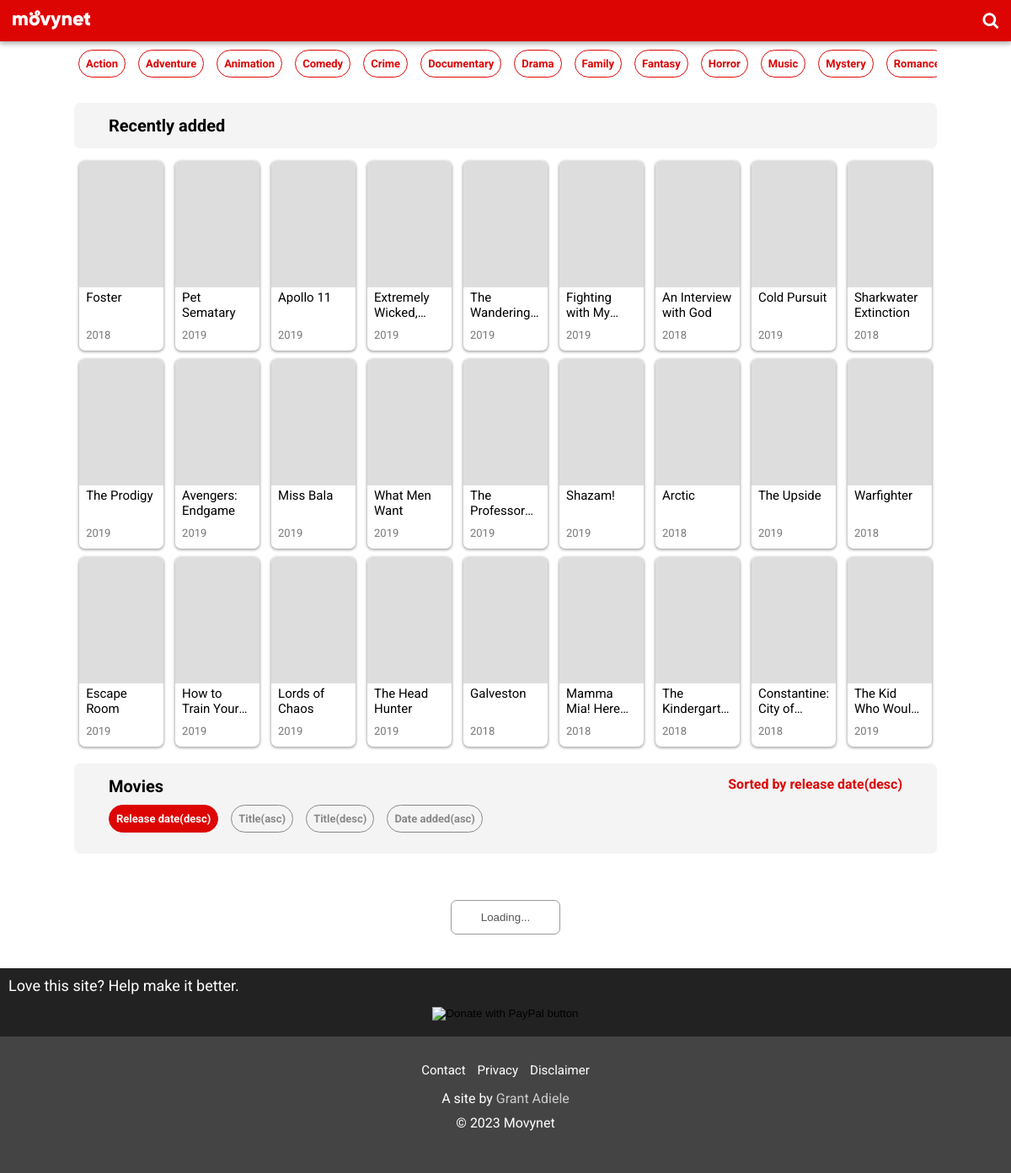
The page / on the database its author committed.
### tables this page shows
CREATE TABLE `_posts` (
  `id` int(11) NOT NULL,
  `movie_id` varchar(20) NOT NULL,
  `adult` varchar(20) NOT NULL,
  `backdrop_path` varchar(150) NOT NULL,
  `budget` varchar(50) NOT NULL,
  `genres` varchar(150) NOT NULL,
  `homepage` varchar(150) NOT NULL,
  `imdb_id` varchar(20) NOT NULL,
  `original_language` varchar(20) NOT NULL,
  `original_title` varchar(255) NOT NULL,
  `overview` text NOT NULL,
  `poster_path` varchar(150) NOT NULL,
  `production_companies` varchar(255) NOT NULL,
  `release_date` varchar(20) NOT NULL,
  `revenue` varchar(50) NOT NULL,
  `runtime` varchar(20) NOT NULL,
  `status` varchar(50) NOT NULL,
  `title` varchar(255) NOT NULL,
  `vote_average` varchar(20) NOT NULL,
  `vote_count` varchar(50) NOT NULL,
  `videos` text NOT NULL,
  `download_links` text NOT NULL,
  `download_links_info` text NOT NULL,
  `post_type` varchar(20) NOT NULL,
  `date_added` varchar(50) NOT NULL,
  `last_edited_on` varchar(50) NOT NULL,
  `posted_by` varchar(150) NOT NULL,
  `source` varchar(20) NOT NULL
);

### functions/autoload.php (called while the page is built, shortened)
<?php
function autoload($classname){
	$classArray = explode('\\', $classname);
	$class = array_pop($classArray);
	$dirname = strtolower(implode('/', $classArray));
	$path = __DIR__.'/../'.$dirname.'/'.$class.'.php';
}

### classes/Database.php (called while the page is built, shortened)
<?php
class Database{
	private static $_instance = null;
	private $_pdo, $_query, $_result, $_error = false;
	private function __construct(){
		try{
			$this->_pdo = new PDO('mysql:host='.DB_HOST.';dbname='.DB_NAME, DB_USERNAME, DB_PASSWORD);
		}catch(PDOException $e){
			exit($e->getMessage());
		}
	}
	public static function getInstance(){
		if(!isset(self::$_instance)){
			self::$_instance = new self();
		}
		return self::$_instance;
	}
	public function query($sql, $values = []){
		if($this->_query = $this->_pdo->prepare($sql)){
			if(is_array($values)){
				$x = 1;
				foreach($values as $key => $value){
					$this->_query->bindValue($x, $value);
					$x++;
				}
			}else{
				return "Array required on parameter 2.";
			}
		}
		if($this->_query->execute()){
			$this;
		}else{
			$this->_error = true;
		}
		return $this;
	}
	public function selectQuery($table, $columns = [], $conditions = []){
		$columnString = $whereString = $orderString = $limitString = '';
		$values = [];
		if(is_array($columns)){
			foreach($columns as $column => $value){
				$columnString .= "$value, ";
			}
			$columnString = rtrim($columnString, ', ');
		}else{
			return "Array required on parameter 2.";
		}
		if(is_array($conditions)){
			if(array_key_exists('ORDER', $conditions)){
				$orderString = 'ORDER BY ';
				foreach($conditions['ORDER'] as $key => $value){
					$orderString .= "$value, ";
				}
				$orderString = rtrim($orderString, ', ');
				$lowerOrderString = strtolower($orderString);
				$orderArray = explode(', ', $lowerOrderString);
				if(in_array('desc', $orderArray) || in_array('asc', $orderArray)){
					$str_pos = strrpos($orderString, ',');
					$orderString = substr_replace($orderString, '', $str_pos, 1);
				}
			}
			if(array_key_exists('LIMIT', $conditions)){
				$limitString = 'LIMIT ';
				foreach($conditions['LIMIT'] as $key => $value){
					$limitString .= "$value, ";
				}
				$limitString = rtrim($limitString, ', ');
			}
		}else{
			return "Array required on parameter 3.";
		}
		$sql = trim("SELECT {$columnString} FROM {$table} {$whereString} {$orderString} {$limitString}");
		if($this->query($sql, $values)){
			$this;
		}else{
			$this->_error = true;
		}
		return $this;
	}
	public function results(){
		return $this->_result = $this->_query->fetch(PDO::FETCH_ASSOC);
	}
}

### index.php (the view, shortened to what this page needs)
<?php
require_once __DIR__.'/functions/autoload.php';
$db = Database::getInstance();
$sorts_1 = $sorts_2 = $sorts_3 = $sorts_4 = '';
$selectQuery = $db->selectQuery('_posts', ['id', 'poster_path', 'release_date', 'title', 'post_type'], ['ORDER'=>['id', 'DESC'], 'LIMIT'=>[27]]);
if(!empty($_GET['sort'])){
	$sort = sanitize_input($_GET['sort']);
}else{
	$sort = 'r_d';
}
switch($sort){
	case 'r_d':
		$sortName = 'release date(desc)';
		$sorts_1 = 'class="active"';
		break;
}
?>
<!DOCTYPE html>
<html lang="en" prefix="website: http://ogp.me/ns/website#">
<head>
	<link rel="stylesheet" type="text/css" href="<?=SROOT?>assets/css/style.css" media="screen" title="no title" charset="utf-8">
	<link rel="stylesheet" type="text/css" href="<?=SROOT?>assets/css/media.style.css" media="screen" title="no title" charset="utf-8">
	<link rel="stylesheet" type="text/css" href="https://cdnjs.cloudflare.com/ajax/libs/font-awesome/4.7.0/css/font-awesome.min.css">
</head>
<body>
	<div class="main-container">
		<?php include_once __DIR__.'/includes/nav.php'; ?>
		<h1 class="overflow-flex-content-container genre-tray">
			<a href="<?=SROOT?>search.php?q=action&type=genre">Action</a>
			<a href="<?=SROOT?>search.php?q=adventure&type=genre">Adventure</a>
			<a href="<?=SROOT?>search.php?q=animation&type=genre">Animation</a>
			<a href="<?=SROOT?>search.php?q=comedy&type=genre">Comedy</a>
			<a href="<?=SROOT?>search.php?q=crime&type=genre">Crime</a>
			<a href="<?=SROOT?>search.php?q=documentary&type=genre">Documentary</a>
			<a href="<?=SROOT?>search.php?q=drama&type=genre">Drama</a>
			<a href="<?=SROOT?>search.php?q=family&type=genre">Family</a>
			<a href="<?=SROOT?>search.php?q=fantasy&type=genre">Fantasy</a>
			<a href="<?=SROOT?>search.php?q=horror&type=genre">Horror</a>
			<a href="<?=SROOT?>search.php?q=music&type=genre">Music</a>
			<a href="<?=SROOT?>search.php?q=mystery&type=genre">Mystery</a>
			<a href="<?=SROOT?>search.php?q=romance&type=genre">Romance</a>
		</h1>
		<div class="content-container">
			<section>
				<h2 class="content-category">Recently added</h2>
				<div class="grid-content-container">
				<?php while($data = $selectQuery->results()): ?>
					<?php $poster_path = TMDB_IMG_BASE_URL.PS.$data['poster_path']; ?>
					<?php if(!empty($data['release_date'])): ?>
						<?php $release_year = date('Y', strtotime($data['release_date'])); ?>
					<?php else: ?>
						<?php $release_year = emptyHandler($data['release_date']); ?>
					<?php endif; ?>
					<div class="grid-material-card">
						<a href="<?=SROOT?>view.php?vwid=<?=$data['id']?>&type=<?=$data['post_type']?>&from=home" class="grid-mc-link">
							<div class="material-card-img" style="background-image:url(<?=$poster_path?>)"></div>
							<div class="material-card-detail">
								<ul class="material-card-detail-ul">
									<li title="<?=$data['title']?>"><?=$data['title']?></li>
									<li><?=$release_year?></li>
								</ul>
							</div>
						</a>
					</div>
				<?php endwhile; ?>
				</div>
			</section>
			<section>
				<h2 class="content-category" style="margin-top:20px;">
					Movies <span class="content-category-detail">Sorted by <?=$sortName?></span>
					<div class="overflow-flex-content-container">
						<a href="<?=SROOT?>?sort=r_d" <?=$sorts_1?>>Release date(desc)</a>
						<a href="<?=SROOT?>?sort=tt_asc" <?=$sorts_2?>>Title(asc)</a>
						<a href="<?=SROOT?>?sort=tt_desc" <?=$sorts_3?>>Title(desc)</a>
						<a href="<?=SROOT?>?sort=d_a" <?=$sorts_4?>>Date added(asc)</a>
					</div>
				</h2>
			</section>
		</div>
		<button role="button" class="site-load-more-button" id="loadMoreBtn">Load more</button>
	</div>
	<?php include_once __DIR__.'/includes/footer.php'; ?>
</body>
</html>

### includes/nav.php (shortened to what this page needs)
<div class="site-header">
	<div class="site-logo"><a href="<?=SROOT?>"><img width="92" height="30" src="<?=SROOT?>assets/logos/movynet_logo_184x60.png" alt="<?=SITE_NAME?>"></a></div>
	<div class="search-btn"><button role="button" id="searchBtn"><i class="fa fa-search"></i></button></div>
</div>

### includes/footer.php (shortened to what this page needs)
<footer class="site-footer">
	<div class="paypal-container">
		<p>Love this site? Help make it better.</p>
		<form action="https://www.paypal.com/cgi-bin/webscr" method="post" target="_top">
			<input type="image" src="https://www.paypalobjects.com/en_US/i/btn/btn_donateCC_LG.gif" border="0" name="submit" title="PayPal - The safer, easier way to pay online!" alt="Donate with PayPal button" style="margin:0 auto; display:block;"/>
		</form>
	</div>
	<ul class="footer-links">
		<li><a href="<?=SROOT?>contact.php">Contact</a></li>
		<li><a href="<?=SROOT?>docs/privacy.php">Privacy</a></li>
		<li><a href="<?=SROOT?>docs/disclaimer.php">Disclaimer</a></li>
	</ul>
	<p class="site-author">A site by <a href="https://www.instagram.com/themaker360/" rel="author" target="_blank">Grant Adiele</a></p>
	<p class="site-copyright">&copy; <?=date('Y')?> <?=SITE_NAME?></p>
</footer>

### assets/css/style.css (style rules this page uses)
* { box-sizing:border-box; margin:0; padding:0; }
html, body { font-family:'Roboto', sans-serif; height:100%; }
.main-container { min-height:100%; }
.site-header { background-color:#dd0404; width:100%; padding:10px 15px 5px 15px; box-shadow:0px 1px 7px 1px rgba(0,0,0,0.4); position:relative; z-index:1; }
.site-logo { float:left; }
.search-btn { float:right; }
.site-header > div > a { text-decoration:none; width:92px; height:30px; }
.site-header > div > button { color:#fff; font-size:20px; border:none; background:none; cursor:pointer; position:relative; top:3px; }
.content-container { max-width:1024px; margin:0 auto; overflow:auto; padding:20px 0 50px 0; }
.content-category { padding:15px 4%; margin-bottom:5px; font-size:20px; background-color:#f4f4f4; border-radius:7px; }
.content-category-detail { float:right; font-size:16px; color:#dd0404; }
.overflow-flex-content-container { display:flex; flex-direction:row; flex-wrap:nowrap; width:100%; overflow:auto; align-items:center; align-content:center; padding:10px 0; display:-ms-flexbox; }
.overflow-flex-content-container > a:not(:first-child) { margin-left:15px; }
.overflow-flex-content-container > a { font-size:13px; text-decoration:none; color:#888; white-space:nowrap; border:1px solid #888; border-radius:20px; padding:8px; }
.overflow-flex-content-container > a.active { color:#fff; background-color:#dd0404; border:1px solid #dd0404; }
.grid-content-container { float:left; text-align:center; }
.grid-material-card { width:100px; height:225px; border-radius:7px; box-shadow:0px 1px 3px 1px rgba(0,0,0,0.3); display:inline-block; margin:0 5px; margin-top:10px; }
.grid-material-card > .grid-mc-link { text-decoration:none; }
.grid-material-card > .grid-mc-link > .material-card-img { width:100%; height:66.66%; border-top-left-radius:7px; border-top-right-radius:7px; background-color:#ddd; background-repeat:no-repeat; background-position:center; background-size:cover; background-clip:border-box; }
.grid-material-card > .grid-mc-link > .material-card-detail { width:100%; height:33.34%; border-bottom-left-radius:7px; border-bottom-right-radius:7px; text-align:left; }
.grid-material-card > .grid-mc-link > .material-card-detail > .material-card-detail-ul { list-style-type:none; padding:3px 8px 0 8px; }
.grid-material-card > .grid-mc-link > .material-card-detail > .material-card-detail-ul > li:first-child { color:#000; font-size:15px; display:block; height:36px; margin:0 auto; -webkit-line-clamp:2; -webkit-box-orient:vertical; overflow:hidden; text-overflow:ellipsis; display:-webkit-box; }
.grid-material-card > .grid-mc-link > .material-card-detail > .material-card-detail-ul > li:nth-child(2) { color:#777; font-size:13px; padding:10px 0; }
.site-load-more-button { display:block; margin:0 auto 50px auto; background-color:#fff; width:130px; padding:12px 8px; border-radius:7px; text-align:center; color:#555; cursor:pointer; border:1px solid #999; }
.site-footer { background-color:#444; width:100%; padding-bottom:50px; margin-top:-10px; }
.site-footer > .paypal-container { width:100%; background-color:#222; padding:10px 10px 0 10px; margin-bottom:30px; }
.site-footer > .paypal-container > p { text-align:left; font-size:18px; color:#fff; margin-bottom:15px; }
.site-footer > .footer-links { width:100%; list-style-type:none; text-align:center; margin-bottom:10px; }
.site-footer > .footer-links > li { display:inline-block; margin-bottom:5px; font-size:15px; }
.site-footer > .footer-links > li:not(:first-child) { margin-left:10px; }
.site-footer > .footer-links > li > a { text-decoration:none; color:#fff; }
.site-footer > .site-author { text-align:center; color:#fff; margin-bottom:10px; }
.site-footer > .site-author > a { text-decoration:none; color:#ccc; }
.site-footer > .site-copyright { text-align:center; color:#fff; }

### index.php (style rules this page uses)
.genre-tray { max-width:1024px; margin:0 auto; padding-left:5px; }
.genre-tray a { color:#dd0404; border:1px solid #dd0404; }

### rows shown on the page
_posts: title "Foster", release_date "2018"
_posts: title "Pet Sematary", release_date "2019"
_posts: title "Apollo 11", release_date "2019"
_posts: title "Extremely…", release_date "2019"
_posts: title "The…", release_date "2019"
_posts: title "Fighting with…", release_date "2019"
_posts: title "An Interview with God", release_date "2018"
_posts: title "Cold Pursuit", release_date "2019"
_posts: title "Sharkwater Extinction", release_date "2018"
_posts: title "The Prodigy", release_date "2019"
_posts: title "Avengers: Endgame", release_date "2019"
_posts: title "Miss Bala", release_date "2019"
_posts: title "What Men Want", release_date "2019"
_posts: title "The…", release_date "2019"
_posts: title "Shazam!", release_date "2019"
_posts: title "Arctic", release_date "2018"
_posts: title "The Upside", release_date "2019"
_posts: title "Warfighter", release_date "2018"
_posts: title "Escape Room", release_date "2019"
_posts: title "How to Train…", release_date "2019"
_posts: title "Lords of Chaos", release_date "2019"
_posts: title "The Head Hunter", release_date "2019"
_posts: title "Galveston", release_date "2018"
_posts: title "Mamma Mia!…", release_date "2018"
_posts: release_date "2018"
_posts: title "Constantine: City…", release_date "2018"
_posts: title "The Kid Who…", release_date "2019"

### other values the page prints
$sortName "release date(desc)"
SITE_NAME "Movynet"
